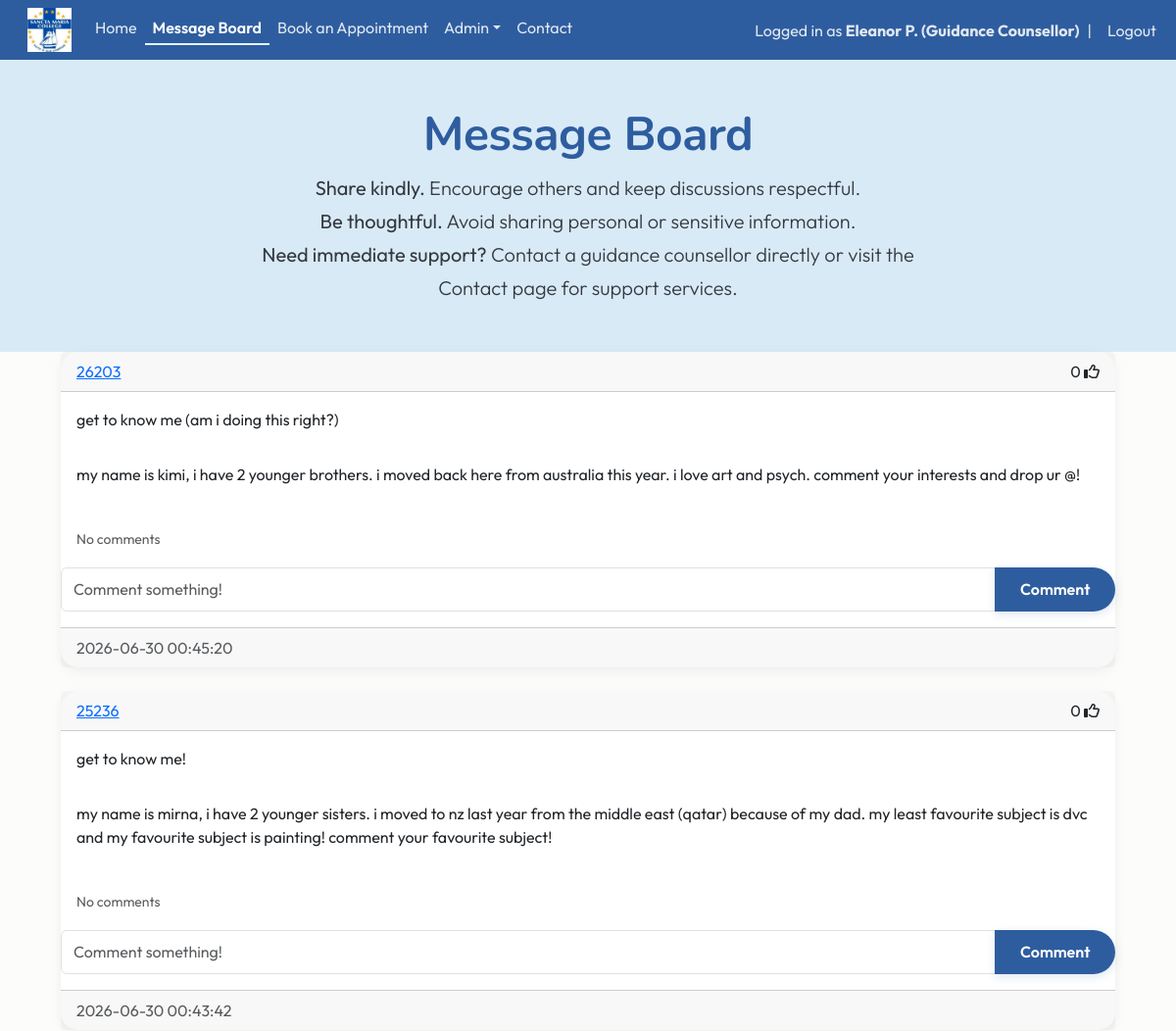
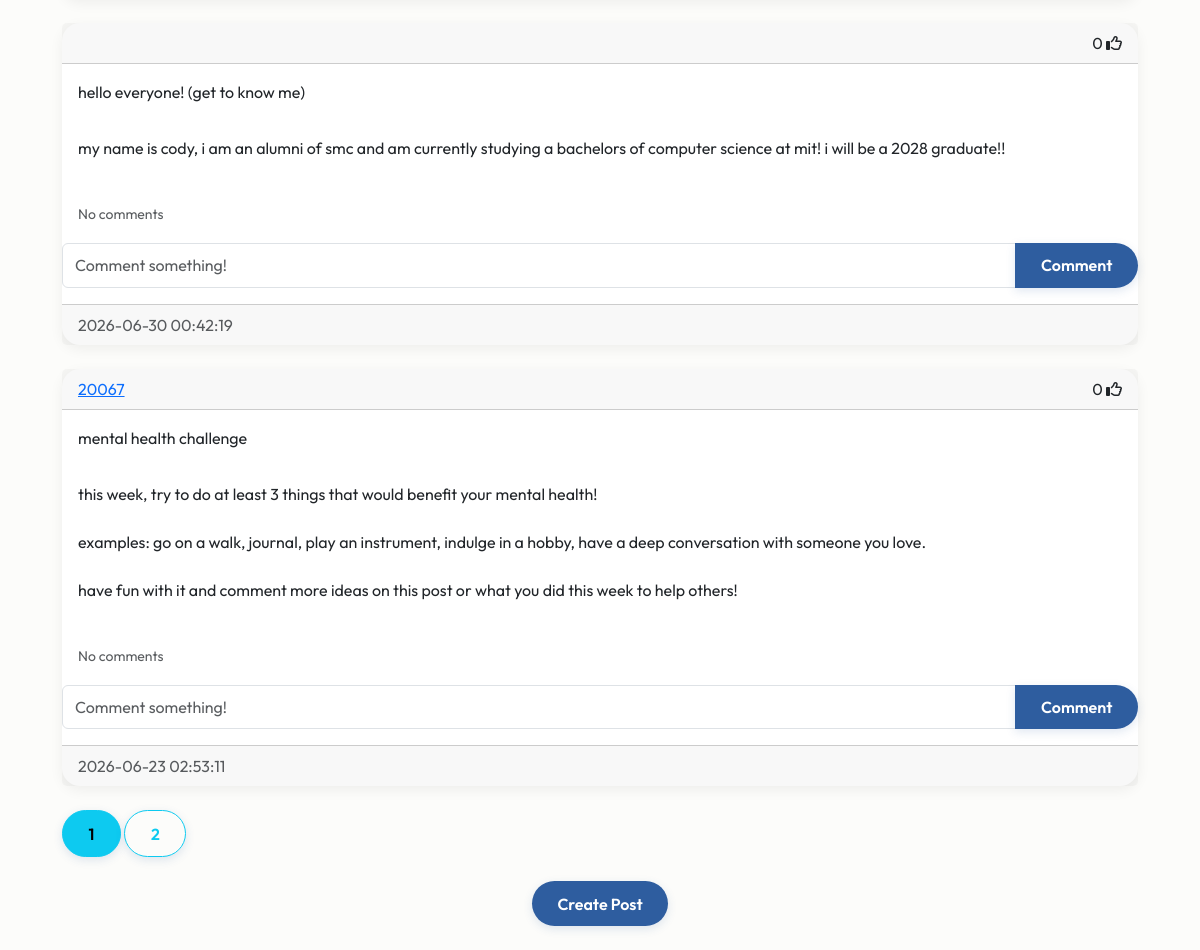
/blog (signed in), run on the app's committed database (2 pictures, top to bottom).
### website/models.py (models this page shows)
class User(db.Model, UserMixin):
    id = db.Column(db.Integer, primary_key=True)
    email = db.Column(db.String(150), unique=True)
    fname = db.Column(db.String(20))
    lname = db.Column(db.String(20))
    username = db.Column(db.String(150), unique=True)
    role = db.Column(db.String(150))
    password = db.Column(db.String(150))
    date_created = db.Column(db.DateTime(timezone=True), default=func.now())
    posts = db.relationship('Post', backref='user', passive_deletes=True)
    comments = db.relationship('Comment', backref='user', passive_deletes=True)
    likes = db.relationship('Like', backref='user', passive_deletes=True)
    appointments = db.relationship('Appointment', foreign_keys="Appointment.counsellor_id", back_populates="counsellor")

class Post(db.Model):
    id = db.Column(db.Integer, primary_key=True)
    title = db.Column(db.String(150), unique=False)
    content = db.Column(db.Text, nullable=False)
    date_created = db.Column(db.DateTime(timezone=True), default=func.now())
    author = db.Column(db.Integer, db.ForeignKey('user.id', ondelete="CASCADE"), nullable=False)
    comments = db.relationship('Comment', backref='post', passive_deletes=True)
    likes = db.relationship('Like', backref='post', passive_deletes=True)

### website/views.py (the view)
@views.route("/blog")
@login_required
def blog():
    page = request.args.get('page', 1, type=int)
    posts = Post.query.order_by(Post.date_created.desc()).paginate(page=page, per_page=4)
    return render_template("blog.html", user=current_user, posts=posts, endpoint='views.blog')

### website/__init__.py (called while the page is built)
def create_app():
    app = Flask(__name__)
    app.config['SECRET_KEY'] = "DQiAlMIU5u5eeLDw4KPMHx4d"
    app.config['SQLALCHEMY_DATABASE_URI'] = f'sqlite:///{DB_NAME}'
    db.init_app(app)
    from .views import views
    from .auth import auth
    app.register_blueprint(views, url_prefix="/")
    app.register_blueprint(auth, url_prefix="/")
    from .models import User, Post
    with app.app_context():
        db.create_all()
    login_manager = LoginManager()
    login_manager.login_view = "auth.login"
    login_manager.init_app(app)
    @login_manager.user_loader
    def load_user(id):
        return User.query.get(int(id))
    return app

### website/templates/blog.html
{% extends "posts_div.html"%} {% block title %} Message Board {% endblock %}

### website/templates/posts_div.html (shortened to what this page needs)
{% extends "template.html"%} {% block title %} Message Board {% endblock %}
{% block content%}
<section class="hero hero-small">
    <div class="container text-center">
        <h1 class="display-5 fw-bold">Message Board</h1>
        <p class="lead"><strong>Share kindly.</strong> Encourage others and keep discussions respectful.<br>
        <strong>Be thoughtful.</strong> Avoid sharing personal or sensitive information.<br>
        <strong>Need immediate support?</strong> Contact a guidance counsellor directly or visit the Contact page for support services.</p>
    </div>
</section>
<div class="container">
    <div id="posts">
        {% for post in posts %}
        <div class="card border-dark">
            <div class="card-header d-flex justify-content-between align-items-center">
                <a href="/posts/{{post.user.username}}">{{post.user.username}}</a>
                <div>
                    <span id="likes-count-{{post.id}}">{{ post.likes|length }}</span>
                    {% if user.id in post.likes|map(attribute="author")|list %}
                    <i class="fas fa-thumbs-up" id="like-button-{{post.id}}" onclick="like({{post.id}})"></i>
                    {% else %}
                    <i class="far fa-thumbs-up" id="like-button-{{post.id}}" onclick="like({{post.id}})"></i>
                    {% endif %}
                </div>
            </div>
            <div class ="card-body">
                <div class="card-text">{{post.title}}</div>
            </div>
            <div class ="card-body">
                <div class="card-text">{{post.content | replace('\n', '<br>') | safe}}</div>
            </div>
            <br/>
            <p class="card-text ms-3">
                {% if post.comments|length > 0 %}
                <a data-bs-toggle="collapse" href="#comments-{{post.id}}" role="button">
                    <small>View {{post.comments|length}} Comments</small>
                </a>
                {% else %}
                <small class="text-muted">No comments</small>
                {% endif %}
            </p>
            <form class="input-group mb-3" method="POST" action="/create-comment/{{post.id}}">
                <input type="text" id="text" name="text" class="form-control" placeholder="Comment something!"/>
                <button type="submit" class="btn btn-primary">Comment</button>
            </form >
            <div class ="card-footer text-muted">{{post.date_created}}</div>
        </div>
        <br/>
        {% endfor %}
    </div>
    {% for page_num in posts.iter_pages(left_edge=1, right_edge=1, left_current=1, right_current=2) %}
    {% if page_num %}
    {% if endpoint == 'views.posts' %}
    {% set page_url = url_for(endpoint, username=username, page=page_num) %}
    {% else %}
    {% set page_url = url_for(endpoint, page=page_num) %}
    {% endif %}
    {% if posts.page == page_num %}
    <a class="btn btn-info mb-4" href="{{ page_url }}">{{page_num}}</a>
    {% else %}
    <a class="btn btn-outline-info mb-4" href="{{ page_url }}">{{page_num}}</a>
    {% endif %}
    {% else %}
    ...
    {% endif %}
    {% endfor %}
    {% block footer %}
    <div align="center">
        <a href="/create-post">
            <button type="button" class="btn btn-primary btn-large">
                Create Post
            </button>
        </a>
    </div>
    <br/>
</div>
{% endblock %}
{% endblock %}

### website/templates/template.html (shortened to what this page needs)
<!DOCTYPE html>
<html>
    <head>
        <link href="https://cdn.jsdelivr.net/npm/bootstrap@5.3.8/dist/css/bootstrap.min.css" rel="stylesheet">
        <link rel="stylesheet" type="text/css" href="{{ url_for('static', filename='main.css') }}">
    </head>
    <body>
        <nav class="navbar navbar-expand-lg">
            <div class="container-fluid">
              <div class="collapse navbar-collapse" id="navbarSupportedContent">
                <ul class="navbar-nav me-auto mb-2 mb-lg-0">
                  <li class="nav-item">
                      <a class="navbar-brand" href="/home">
                          <img src="{{ url_for('static', filename='img/schoollogo.jpg') }}" width="45px" height="45px">
                      </a>
                  </li>
                  <li class="nav-item">
                      <a class="nav-link {% if request.path == '/home' %}active{% endif %}" href="/home">Home</a>
                  </li>
                  {% if user.is_authenticated %}
                  <li class="nav-item">
                    <a class="nav-link {% if request.path == '/blog' %}active{% endif %}" href="/blog">Message Board</a>
                  </li>
                  <li class="nav-item">
                      <a class="nav-link {% if request.path == '/book-appointment' %}active{% endif %}" href="/book-appointment">Book an Appointment</a>
                  </li>
                  {% if current_user.role == "Guidance Counsellor" %}
                  <li class="nav-item dropdown">
                    <a class="nav-link dropdown-toggle {% if request.path in ['/notifications', '/permissions'] %}active{% endif %}" href="#" role="button" data-bs-toggle="dropdown" aria-expanded="false">Admin</a>
                  </li>
                  {% endif %}
                  {% endif %}
                  <li class="nav-item">
                      <a class="nav-link {% if request.path == '/contact' %}active{% endif %}" href="/contact">Contact</a>
                  </li>
                </ul>
                <ul class="navbar-nav ms-auto align-items-center">
                {% if user.is_authenticated %}
                <li class="nav-item">
                    <span class="navbar-text">
                        Logged in as <strong>{{ user.fname }} {{ user.lname[0] }}. ({{ user.role }})</strong>
                    </span>
                </li>
                <li class="nav-item mx-2">
                    <span class="navbar-text">|</span>
                </li>
                <li class="nav-item">
                    <a class="nav-link py-0" href="/logout">Logout</a>
                </li>
                {% endif %}
                </ul>
              </div>
            </div>
          </nav>
        <main>{% block content %} {% endblock %}</main>
      </body>
</html>

### website/static/main.css (style rules this page uses)
:root { --navy: #2E5D9F; --blue: #5D8CC7; --seafoam: #e7f3fc; --light-blue: #F5FAFE; --cream: #FCFCFA; --text: #343A40; --danger: #C86B6B; --radius: 18px; --section-padding: 6rem; }
.navbar { background-color:var(--navy); }
.navbar .nav-link, .navbar .navbar-text { color: rgba(255,255,255,0.85); transition: 0.2s ease; }
.navbar .nav-link.active { color: #FFFFFF; font-weight: 600; border-bottom: 2px solid var(--seafoam); padding-bottom: 4px; }
body { background-color: var(--cream); color: var(--text); font-family: 'Outfit', Arial, sans-serif; }
h1,h2,h3 { font-family: 'Nunito', Arial, sans-serif; font-weight: 700; }
p { line-height:1.7; }
.hero { background: #D9EAF7; min-height: 500px; display: flex; align-items: center; }
.hero-small { background: #D9EAF7; min-height: 220px; display: flex; align-items: center; padding: 3rem 0; }
.hero h1 { color: var(--navy); font-family: 'Nunito', sans-serif; font-weight: 800; letter-spacing: -0.5px; }
.hero p { max-width:700px; margin:auto; }
.container { max-width: 1100px; }
.card { border: none; border-radius: var(--radius); box-shadow: 0 4px 14px rgba(0,0,0,0.06); transition: transform 0.25s ease, box-shadow 0.25s ease; }
.btn { border-radius: 30px; padding: .65rem 1.6rem; font-weight: 600; transition: all .25s ease; box-shadow: 0 3px 10px rgba(46,93,159,.15); }
.btn-primary { background: var(--navy); border: none; color: white; }

### data on the page
User: fname "Eleanor", lname "P", role "Guidance Counsellor"
Post: user.username "26203", likes|length "0", title "get to know me (am i doing this right?)", content "my name is kimi, i have 2 younger brothers. i moved back here from australia this year. i love art and psych. comment your interests and drop ur @!", date_created "2026-06-30 00:45:20"
Post: user.username "25236", likes|length "0", title "get to know me!", content "my name is mirna, i have 2 younger sisters. i moved to nz last year from the middle east (qatar) because of my dad. my least favourite subject is dvc and my favourite subject is painting! comment your favourite subject!", date_created "2026-06-30 00:43:42"
Post: likes|length "0", title "hello everyone! (get to know me)", content "my name is cody, i am an alumni of smc and am currently studying a bachelors of computer science at mit! i will be a 2028 graduate!!", date_created "2026-06-30 00:42:19"
Post: user.username "20067", likes|length "0", title "mental health challenge", content "this week, try to do at least 3 things that would benefit your mental health! examples: go on a walk, journal, play an instrument, indulge in a hobby, have a deep conversation with someone you love. have fun with it and comment more ideas on this post or what you did this week to help others!", date_created "2026-06-23 02:53:11"

### other printed values
{{ page_num }} "1"
{{ page_num }} "2"
